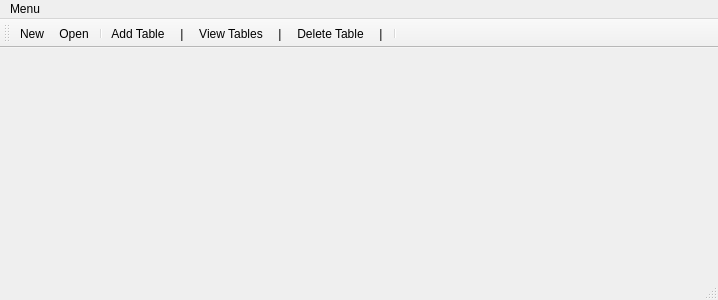
<?xml version="1.0" encoding="UTF-8"?>
<ui version="4.0">
 <class>MainWindow</class>
 <widget class="QMainWindow" name="MainWindow">
  <property name="geometry">
   <rect>
    <x>0</x>
    <y>0</y>
    <width>718</width>
    <height>300</height>
   </rect>
  </property>
  <property name="windowTitle">
   <string>SQLiteBrowser</string>
  </property>
  <widget class="QWidget" name="centralWidget">
   <layout class="QVBoxLayout" name="verticalLayout">
    <property name="spacing">
     <number>2</number>
    </property>
    <property name="leftMargin">
     <number>3</number>
    </property>
    <property name="topMargin">
     <number>3</number>
    </property>
    <property name="rightMargin">
     <number>3</number>
    </property>
    <property name="bottomMargin">
     <number>3</number>
    </property>
   </layout>
  </widget>
  <widget class="QMenuBar" name="menuBar">
   <property name="geometry">
    <rect>
     <x>0</x>
     <y>0</y>
     <width>718</width>
     <height>25</height>
    </rect>
   </property>
   <widget class="QMenu" name="menuOpen_DB">
    <property name="title">
     <string>Menu</string>
    </property>
    <addaction name="actionNew"/>
    <addaction name="actionOpen"/>
    <addaction name="separator"/>
    <addaction name="actionExit"/>
    <addaction name="separator"/>
    <addaction name="actionAdd_Column"/>
    <addaction name="actionDelete_Column"/>
    <addaction name="separator"/>
    <addaction name="actionAdd_row"/>
    <addaction name="actionDelete_row"/>
   </widget>
   <addaction name="menuOpen_DB"/>
  </widget>
  <widget class="QToolBar" name="mainToolBar">
   <attribute name="toolBarArea">
    <enum>TopToolBarArea</enum>
   </attribute>
   <attribute name="toolBarBreak">
    <bool>false</bool>
   </attribute>
   <addaction name="actionNew"/>
   <addaction name="actionOpen"/>
   <addaction name="separator"/>
   <addaction name="actionAdd_Table"/>
   <addaction name="actionDelete_row"/>
   <addaction name="actionView_Tables"/>
   <addaction name="actionUpdate_Table"/>
   <addaction name="actionDelete_Table"/>
   <addaction name="actionAdd_row"/>
   <addaction name="separator"/>
  </widget>
  <widget class="QStatusBar" name="statusBar"/>
  <action name="actionOpen">
   <property name="text">
    <string>Open</string>
   </property>
   <property name="toolTip">
    <string>Open existing database</string>
   </property>
   <property name="shortcut">
    <string>Ctrl+O</string>
   </property>
  </action>
  <action name="actionExit">
   <property name="text">
    <string>Exit</string>
   </property>
   <property name="toolTip">
    <string>Exit application</string>
   </property>
   <property name="shortcut">
    <string>Ctrl+Q</string>
   </property>
  </action>
  <action name="actionNew">
   <property name="text">
    <string>New</string>
   </property>
   <property name="toolTip">
    <string>Create new database</string>
   </property>
   <property name="shortcut">
    <string>Ctrl+N</string>
   </property>
  </action>
  <action name="actionAdd_Table">
   <property name="text">
    <string>Add Table</string>
   </property>
   <property name="toolTip">
    <string>add new table</string>
   </property>
   <property name="menuRole">
    <enum>QAction::NoRole</enum>
   </property>
  </action>
  <action name="actionView_Tables">
   <property name="text">
    <string>View Tables</string>
   </property>
   <property name="toolTip">
    <string>view all tables</string>
   </property>
   <property name="menuRole">
    <enum>QAction::NoRole</enum>
   </property>
  </action>
  <action name="actionDelete_Table">
   <property name="text">
    <string>Delete Table</string>
   </property>
   <property name="toolTip">
    <string>delete table</string>
   </property>
   <property name="menuRole">
    <enum>QAction::NoRole</enum>
   </property>
  </action>
  <action name="actionAdd_Column">
   <property name="checkable">
    <bool>false</bool>
   </property>
   <property name="enabled">
    <bool>true</bool>
   </property>
   <property name="text">
    <string>Add Column</string>
   </property>
   <property name="toolTip">
    <string>Add Column</string>
   </property>
   <property name="menuRole">
    <enum>QAction::NoRole</enum>
   </property>
  </action>
  <action name="actionDelete_Column">
   <property name="text">
    <string>Delete Column</string>
   </property>
   <property name="toolTip">
    <string>Delete Column</string>
   </property>
   <property name="menuRole">
    <enum>QAction::NoRole</enum>
   </property>
  </action>
  <action name="actionUpdate_Table">
   <property name="text">
    <string>|</string>
   </property>
   <property name="toolTip">
    <string>Update Table Structure</string>
   </property>
   <property name="menuRole">
    <enum>QAction::NoRole</enum>
   </property>
  </action>
  <action name="actionAdd_row">
   <property name="text">
    <string>|</string>
   </property>
   <property name="toolTip">
    <string>Add a new row to the table</string>
   </property>
   <property name="menuRole">
    <enum>QAction::NoRole</enum>
   </property>
  </action>
  <action name="actionDelete_row">
   <property name="text">
    <string>|</string>
   </property>
   <property name="toolTip">
    <string>Delete the selected row from the table</string>
   </property>
   <property name="menuRole">
    <enum>QAction::NoRole</enum>
   </property>
  </action>
 </widget>
 <layoutdefault spacing="6" margin="11"/>
 <resources/>
 <connections/>
</ui>
